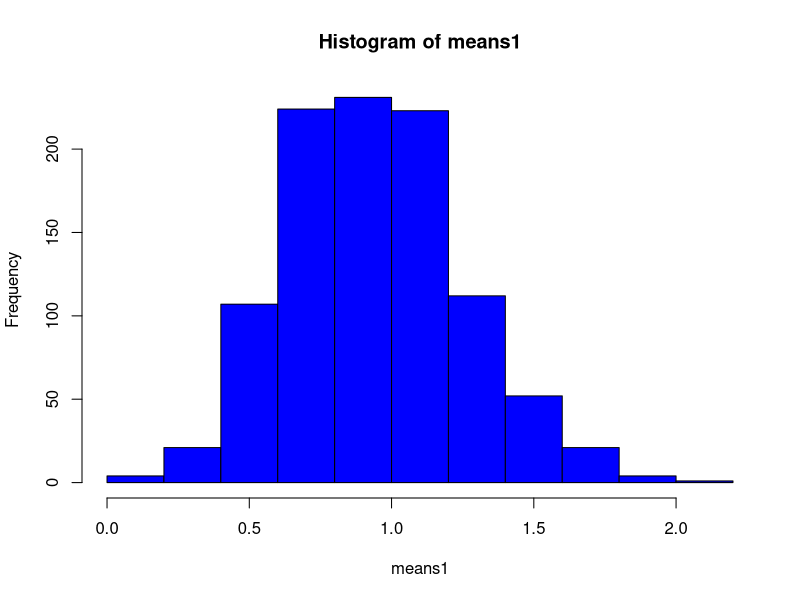

Reproduce this figure in R. (Note: this script raises an error after producing the figure.)
set.seed(500)
means1 <- double(1000)

for (i in 1:1000) {
  data1 <- rpois(n = 10, lambda = 1)
  means1[i] <- mean(data1)
}

means2 <- double(1000)

for (i in 1:1000) {
  data2 <- rpois(n = 100, lambda = 1)
  means2[i] <- mean(data2)
}

means3 <- double(1000)

for (i in 1:1000) {
  data3 <- rpois(n = 5, lambda = 5)
  means3[i] <- mean(data3)
}

means4 <- double(1000)

for (i in 1:1000) {
  data4 <- rpois(n = 10, lambda = 5)
  means4[i] <- mean(data4)
}

means5 <- double(1000)

for (i in 1:1000) {
  data5 <- rpois(n = 100, lambda = 5)
  means5[i] <- mean(data5)
}

means6 <- double(1000)

for (i in 1:1000) {
  data6 <- rpois(n = 5, lambda = 25)
  means6[i] <- mean(data6)
}

means7 <- double(1000)

for (i in 1:1000) {
  data7 <- rpois(n = 10, lambda = 25)
  means7[i] <- mean(data7)
}

means8 <- double(1000)

for (i in 1:1000) {
  data8 <- rpois(n = 100, lambda = 25)
  means8[i] <- mean(data8)
}

means9 <- double(1000)

for (i in 1:1000) {
  data9 <- rpois(n = 1000, lambda = 25)
  means9[i] <- mean(data9)
}

Hist1 <- hist(means1, breaks = seq(0,2.2, by = .2), col = "Blue")
curve(rnorm(data1, mean = means1, sd = 1))

Hist2 <- hist(means2, breaks = seq(0,2.2, by = .2), col = "Blue")

Hist3 <- hist(means3, breaks = seq(0,2.2, by = .2), col = "Blue")

Hist4 <- hist(means4, breaks = seq(0, 10, by = 1), col = "Blue")

Hist5 <- hist(means5, breaks = seq(0, 10, by = 1), col = "Blue")

Hist6 <- hist(means6, breaks = seq(0, 10, by = 1), col = "Blue")

Hist7 <- hist(means7, breaks = seq(0, 50, by = 5), col = "Blue")

Hist8 <- hist(means8, breaks = seq(0, 50, by = 5), col = "Blue")

Hist9 <- hist(means9, breaks = seq(0, 50, by = 5), col = "Blue")
